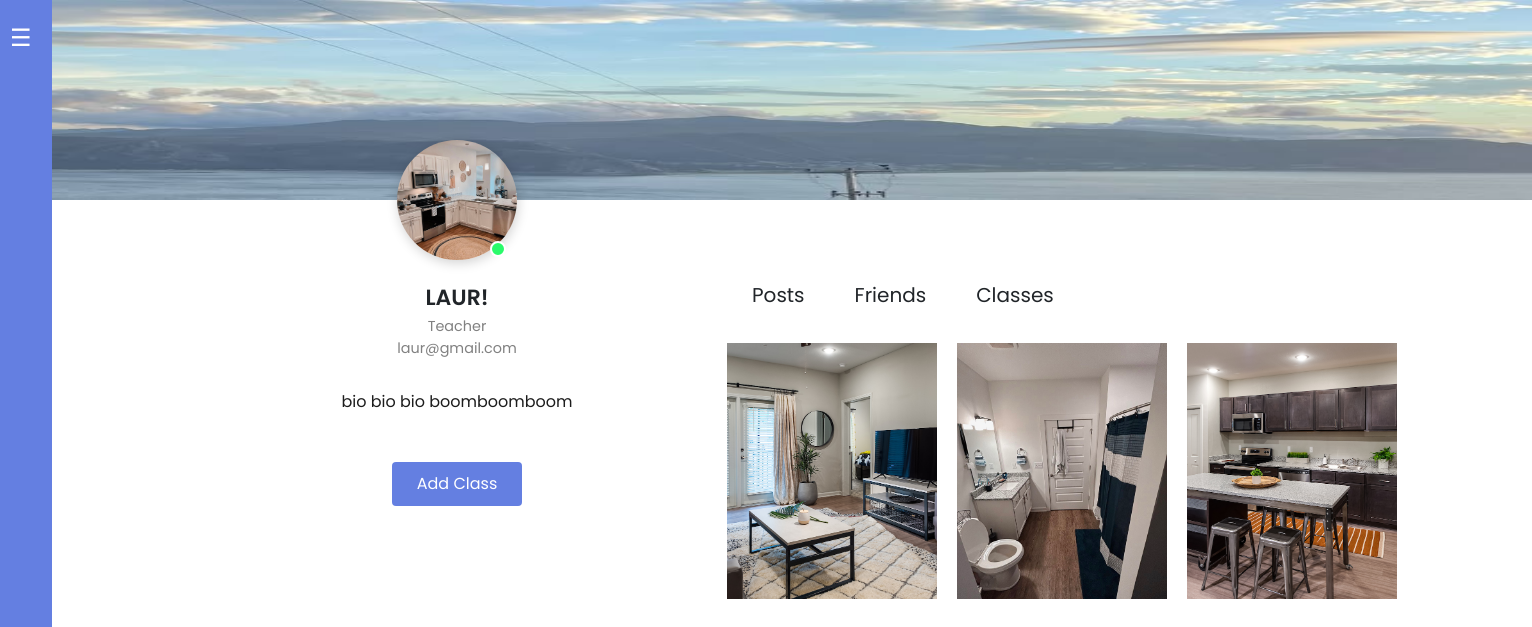
Page /profile/lauren (signed in) on the committed database.
### User_DB.py (models this page shows, shortened)
class User(db.Model, UserMixin):
    __tablename__ = 'users'  # Define the table name
    id = Column(Integer, primary_key=True, autoincrement=True)  # Auto-incrementing primary key
    username = Column(String(50), unique=True, nullable=False)  # Username field, must be unique
    email = Column(String(100), unique=True, nullable=False)  # Email field, must be unique
    password = Column(String(100), nullable=False)  # Password field
    bio = Column(String(100), nullable = True, server_default="About Me")
    nickname = Column(String(50), unique=False, nullable = True, server_default="nickname")  # Username field, must be unique
    is_teacher = Column(Boolean, unique=False, nullable = False)  # Username field, must be unique
    profile_picture = db.Column(db.String(100), nullable=True)  # Profile picture field
    friends = db.relationship(
     'User',
     secondary=friends_table,
     primaryjoin=id==friends_table.c.user_id,
     secondaryjoin=id==friends_table.c.friend_id,
     backref='added_by'
 )
    display_picture = db.Column(db.String(100), nullable=True)  # Display picture field
    major = db.Column(db.String(100), nullable=True)  # Major field
    photo1 = db.Column(db.String(150), nullable=True)
    photo2 = db.Column(db.String(150), nullable=True)
    photo3 = db.Column(db.String(150), nullable=True)

### app.py (the view)
@app.route("/profile/<username>", methods=['GET', 'POST'])
@login_required
def profile(username):
    form = SettingsForm()
    user = get_user_by_username(db.session, username)
    if current_user.username == username:
        return render_template('profile.html', user = current_user, form=form)
    else:
        return "Not your account bud🍔🍔🦛"

### User_DB.py (called while the page is built)
def get_user_by_username(db_session, username: str):
    user_exists = db_session.query(User).filter(User.username == username).first()
    if Verbose:
        flash(f"User with username {username}: {user_exists}")
        if not user_exists:
            flash(f'No user "{username}" exists.')
    return user_exists

### main.py (called while the page is built)
@login_manager.user_loader
def load_user(user_id):
    return User.query.get(int(user_id))

### templates/profile.html (shortened to what this page needs)
<!DOCTYPE html>
<html lang="en">
<head>
  <link rel = "stylesheet" href = "../static/profile/profile.css">
  <link rel='stylesheet' href='https://cdnjs.cloudflare.com/ajax/libs/twitter-bootstrap/4.1.3/css/bootstrap.min.css'>
  <link rel='stylesheet' href='https://cdnjs.cloudflare.com/ajax/libs/font-awesome/5.12.1/css/all.min.css'>
  <link rel="stylesheet" href="https://cdnjs.cloudflare.com/ajax/libs/font-awesome/6.1.1/css/all.min.css"/>
<body>
  <div class="sidebar">
    <button id="toggleSidebar" class="toggle-btn">☰</button>
    <div style = "flex-grow: 1;"></div>
  </div>
    <div class="header__wrapper">
      <header><img src="{{ url_for('static', filename='images/clouds.jpg') }}" alt="Display" width="150">
      </header>
      <div class="cols__container">
        <div class="left__col">
          <div class="img__container" onclick="triggerFileInput()" onmouseover="showTooltip()" onmouseout="hideTooltip()">
            {% if current_user.profile_picture %}
              <img src="{{ url_for('static', filename='profile_pictures/' + current_user.profile_picture) }}" alt="Profile Picture" width="150">
            {% else %}
              <img src="{{ url_for('static', filename='profile_pictures/def.jpg') }}" alt="Default Profile Picture" width="150" >
            {% endif %}
            <span1></span>
          </div>
          {%if current_user.nickname%}
          <h2>{{current_user.nickname}}</h2>
          {%else%}
          <h2> No nickname</h2>
          {%endif%}
          {% if current_user.is_authenticated and current_user.is_teacher %}
            <p>Teacher</p>
            {% else %}
              {%if current_user.major%}
              {{current_user.major}}
              {%else%}
              <p> No major</p>
              {%endif%}
          {% endif %}
          <p>{{current_user.email}}</p>
          <div class="content">
            <p>
                <br>
                {%if current_user.bio%}
                {{current_user.bio}}
                {%else%}
                <p> No bio</p>
                {%endif%}
            </p>
            <ul>
              {% if current_user.is_authenticated and current_user.is_teacher %}
                <li><button onclick="promptForClass()">Add Class</button></li>
              {% endif %}
            </ul>
          </div>
        </div>
        <div class="right__col">
          <nav>
            <ul>
                <div class = "mytabs">
                    <label for="tabPosts">Posts</label>
                    <div class = 'tab'>
                      <div class="photos">
                          <form id="photoForm1" action="{{ url_for('upload_photo', photo_id=1) }}" method="POST" enctype="multipart/form-data">
                            <img src="{{ url_for('static', filename='profile_pictures/' + (user.photo1 or 'photodef.jpg')) }}" alt="Photo" onclick="triggerPhotoInput(1)" style="cursor: pointer;" />
                          </form>
                          <form id="photoForm2" action="{{ url_for('upload_photo', photo_id=2) }}" method="POST" enctype="multipart/form-data">
                            <img src="{{ url_for('static', filename='profile_pictures/' + (user.photo2 or 'photodef.jpg')) }}" alt="Photo" onclick="triggerPhotoInput(2)" style="cursor: pointer;" />
                          </form>
                          <form id="photoForm3" action="{{ url_for('upload_photo', photo_id=3) }}" method="POST" enctype="multipart/form-data">
                            <img src="{{ url_for('static', filename='profile_pictures/' + (user.photo3 or 'photodef.jpg')) }}" alt="Photo" onclick="triggerPhotoInput(3)" style="cursor: pointer;" />
                          </form>
                        </div>
                        </div>
                      <label for="tabFriends">Friends</label>
                    <label for="tabAboutMe">Classes</label>
                </div>
            </ul>
          </nav>
        </div>
      </div>
    </div>
</body>
</html>

### static/profile/profile.css (style rules this page uses)
* { margin: 0; padding: 0; box-sizing: border-box; font-family: 'Poppins', sans-serif; }
body { font-family: 'Poppins', sans-serif; background: white; color: #3a3a3a; display: flex; min-height: 100vh; }
.sidebar { width: 60px; background-color: #647fe1; color: white; padding: 20px 10px; display: flex; flex-direction: column; gap: 15px; transition: width 0.3s ease; }
.toggle-btn { background: none; border: none; color: white; font-size: 1.5rem; cursor: pointer; margin-bottom: 20px; align-self: flex-start; }
ul { list-style-type: none; margin: 0; padding: 0; display: flex; align-items: center; }
.header__wrapper header img { width: 1480px; margin:0; padding:0; height:200px; }
.header__wrapper .cols__container .left__col { padding: 25px 20px; text-align: center; position: relative; }
.header__wrapper .cols__container .left__col .img__container { position: absolute; top: -60px; left: 50%; transform: translatex(-50%); }
.header__wrapper .cols__container .left__col .img__container img { width: 120px; height: 120px; object-fit: cover; border-radius: 50%; display: block; box-shadow: 1px 3px 12px rgba(0, 0, 0, 0.18); }
.header__wrapper .cols__container .left__col .img__container span1 { position: absolute; background: #2afa6a; width: 16px; height: 16px; border-radius: 50%; bottom: 3px; right: 11px; border: 2px solid #fff; }
.header__wrapper .cols__container .left__col h2 { margin-top: 60px; font-weight: 600; font-size: 22px; margin-bottom: 5px; }
.header__wrapper .cols__container .left__col p { font-size: 0.9rem; color: #818181; margin: 0; }
.header__wrapper .cols__container .content p { font-size: 1rem; color: #1d1d1d; line-height: 1.8em; }
.header__wrapper .cols__container .content ul { gap: 30px; justify-content: center; align-items: center; margin-top: 25px; }
.header__wrapper .cols__container .content ul li { display: flex; }
.header__wrapper .cols__container .right__col nav { display: flex; align-items: center; padding: 30px 0; justify-content: space-between; flex-direction: column; }
.header__wrapper .cols__container .right__col nav ul { display: flex; gap: 20px; flex-direction: column; }
.header__wrapper .cols__container .content ul li button { background: #647fe1; color: #fff; border: none; padding: 10px 25px; border-radius: 4px; cursor: pointer; margin-top: 20px; }
.header__wrapper .cols__container .right__col .photos { display: grid; grid-template-columns: repeat(auto-fill, minmax(190px, 1fr)); gap: 20px; margin-right: 80px; }
.header__wrapper .cols__container .right__col .photos img { max-width: 100%; display: block; height: 100%; object-fit: cover; }
@media (min-width: 868px) { .header__wrapper .cols__container { max-width: 1250px; margin-left: 200px; width: 90%; justify-content: space-between; display: grid; grid-template-columns: 1fr 2fr; gap: 50px; } }
@media (min-width: 868px) { .header__wrapper .cols__container .left__col { padding: 25px 0px; } }
@media (min-width: 868px) { .header__wrapper .cols__container .right__col .mytabs .tab { height: 365px; overflow: auto; padding: 0 0 30px; } }
@media (min-width: 1017px) { .header__wrapper .cols__container .left__col { margin: 0; margin-left:10px; } }
@media (min-width: 1017px) { .header__wrapper .cols__container .right__col nav { flex-direction: row; } }
.mytabs { display:flex; flex-wrap: wrap; max-width: 800px; margin: 0px auto; padding: 25px }
.mytabs label { padding: 25px; font-size: 20px; }
.mytabs .tab { order:2; padding: 20px; width: 100%; display:none; }
.mytabs input[type='radio']:checked + label + .tab { display: block; }
.mytabs input[type='radio']:checked + label { background: fixed; }
.img__container img { transition: filter 0.3s ease; }

### rows in the picture
User: profile_picture (picture), nickname "LAUR!", email "laur@gmail.com", bio "bio bio bio boomboomboom", photo1 (picture), photo2 (picture), photo3 (picture)
